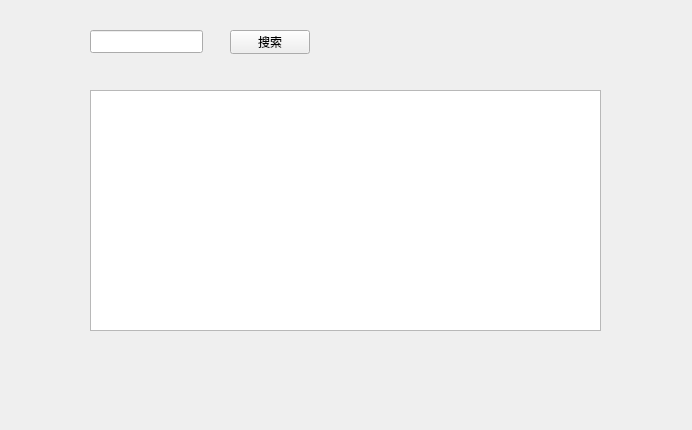
<?xml version="1.0" encoding="UTF-8"?>
<ui version="4.0">
 <class>ToolList</class>
 <widget class="QWidget" name="ToolList">
  <property name="geometry">
   <rect>
    <x>0</x>
    <y>0</y>
    <width>692</width>
    <height>430</height>
   </rect>
  </property>
  <property name="windowTitle">
   <string>Form</string>
  </property>
  <widget class="QLineEdit" name="lineEdit">
   <property name="geometry">
    <rect>
     <x>90</x>
     <y>30</y>
     <width>113</width>
     <height>23</height>
    </rect>
   </property>
  </widget>
  <widget class="QPushButton" name="pushButton">
   <property name="geometry">
    <rect>
     <x>230</x>
     <y>30</y>
     <width>80</width>
     <height>24</height>
    </rect>
   </property>
   <property name="text">
    <string>搜索</string>
   </property>
  </widget>
  <widget class="QListWidget" name="listWidget">
   <property name="geometry">
    <rect>
     <x>90</x>
     <y>90</y>
     <width>511</width>
     <height>241</height>
    </rect>
   </property>
  </widget>
 </widget>
 <resources/>
 <connections/>
</ui>
